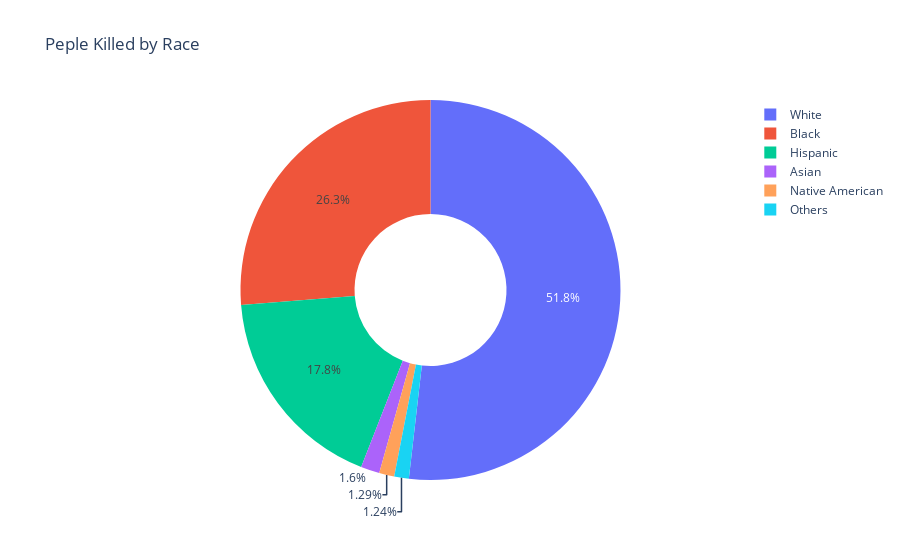

Notebook cell for this chart:
### Code cell
fig = px.pie(df_by_race, values=df_by_race, names=df_by_race.index.array, title='Peple Killed by Race', hole=.4)
fig.show()

### Figure 1 — Plotly figure (JSON) as saved in the notebook; plotly's stock layout.template omitted (floating-point values rounded to 4 significant figures)
{"data": [{"domain": {"x": [0, 1], "y": [0, 1]}, "hole": 0.4, "hovertemplate": "label=%{label}<br>value=%{value}<extra></extra>", "labels": ["White", "Black", "Hispanic", "Asian", "Native American", "Others"], "legendgroup": "", "name": "", "showlegend": true, "type": "pie", "values": [1168, 592, 401, 36, 29, 28]}], "layout": {"legend": {"tracegroupgap": 0}, "title": {"text": "Peple Killed by Race"}}}
